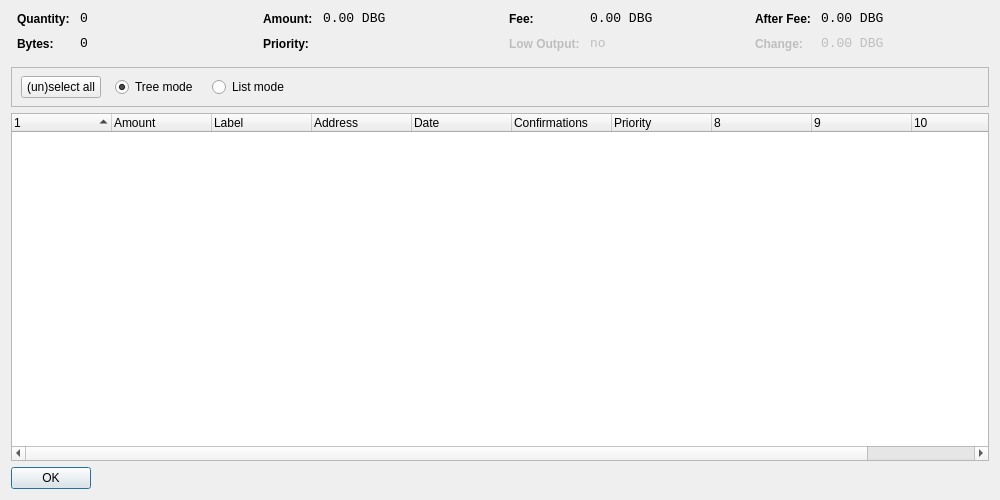
<?xml version="1.0" encoding="UTF-8"?>
<ui version="4.0">
 <class>CoinControlDialog</class>
 <widget class="QDialog" name="CoinControlDialog">
  <property name="geometry">
   <rect>
    <x>0</x>
    <y>0</y>
    <width>1000</width>
    <height>500</height>
   </rect>
  </property>
  <property name="windowTitle">
   <string>Coin Control</string>
  </property>
  <layout class="QVBoxLayout" name="verticalLayout">
   <item>
    <layout class="QHBoxLayout" name="horizontalLayoutTop" stretch="0,0,0,0">
     <property name="topMargin">
      <number>0</number>
     </property>
     <property name="bottomMargin">
      <number>10</number>
     </property>
     <item>
      <layout class="QFormLayout" name="formLayoutCoinControl1">
       <property name="horizontalSpacing">
        <number>10</number>
       </property>
       <property name="verticalSpacing">
        <number>10</number>
       </property>
       <property name="leftMargin">
        <number>6</number>
       </property>
       <property name="rightMargin">
        <number>6</number>
       </property>
       <item row="0" column="0">
        <widget class="QLabel" name="labelCoinControlQuantityText">
         <property name="styleSheet">
          <string notr="true">font-weight:bold;</string>
         </property>
         <property name="text">
          <string>Quantity:</string>
         </property>
        </widget>
       </item>
       <item row="0" column="1">
        <widget class="QLabel" name="labelCoinControlQuantity">
         <property name="font">
          <font>
           <family>Monospace</family>
           <pointsize>10</pointsize>
          </font>
         </property>
         <property name="cursor">
          <cursorShape>IBeamCursor</cursorShape>
         </property>
         <property name="contextMenuPolicy">
          <enum>Qt::ActionsContextMenu</enum>
         </property>
         <property name="text">
          <string notr="true">0</string>
         </property>
         <property name="textInteractionFlags">
          <set>Qt::LinksAccessibleByMouse|Qt::TextSelectableByKeyboard|Qt::TextSelectableByMouse</set>
         </property>
        </widget>
       </item>
       <item row="1" column="0">
        <widget class="QLabel" name="labelCoinControlBytesText">
         <property name="styleSheet">
          <string notr="true">font-weight:bold;</string>
         </property>
         <property name="text">
          <string>Bytes:</string>
         </property>
        </widget>
       </item>
       <item row="1" column="1">
        <widget class="QLabel" name="labelCoinControlBytes">
         <property name="font">
          <font>
           <family>Monospace</family>
           <pointsize>10</pointsize>
          </font>
         </property>
         <property name="cursor">
          <cursorShape>IBeamCursor</cursorShape>
         </property>
         <property name="contextMenuPolicy">
          <enum>Qt::ActionsContextMenu</enum>
         </property>
         <property name="text">
          <string notr="true">0</string>
         </property>
         <property name="textInteractionFlags">
          <set>Qt::LinksAccessibleByMouse|Qt::TextSelectableByKeyboard|Qt::TextSelectableByMouse</set>
         </property>
        </widget>
       </item>
      </layout>
     </item>
     <item>
      <layout class="QFormLayout" name="formLayoutCoinControl2">
       <property name="horizontalSpacing">
        <number>10</number>
       </property>
       <property name="verticalSpacing">
        <number>10</number>
       </property>
       <property name="leftMargin">
        <number>6</number>
       </property>
       <property name="rightMargin">
        <number>6</number>
       </property>
       <item row="0" column="0">
        <widget class="QLabel" name="labelCoinControlAmountText">
         <property name="styleSheet">
          <string notr="true">font-weight:bold;</string>
         </property>
         <property name="text">
          <string>Amount:</string>
         </property>
        </widget>
       </item>
       <item row="0" column="1">
        <widget class="QLabel" name="labelCoinControlAmount">
         <property name="font">
          <font>
           <family>Monospace</family>
           <pointsize>10</pointsize>
          </font>
         </property>
         <property name="cursor">
          <cursorShape>IBeamCursor</cursorShape>
         </property>
         <property name="contextMenuPolicy">
          <enum>Qt::ActionsContextMenu</enum>
         </property>
         <property name="text">
          <string notr="true">0.00 DBG</string>
         </property>
         <property name="textInteractionFlags">
          <set>Qt::LinksAccessibleByMouse|Qt::TextSelectableByKeyboard|Qt::TextSelectableByMouse</set>
         </property>
        </widget>
       </item>
       <item row="1" column="0">
        <widget class="QLabel" name="labelCoinControlPriorityText">
         <property name="styleSheet">
          <string notr="true">font-weight:bold;</string>
         </property>
         <property name="text">
          <string>Priority:</string>
         </property>
        </widget>
       </item>
       <item row="1" column="1">
        <widget class="QLabel" name="labelCoinControlPriority">
         <property name="font">
          <font>
           <family>Monospace</family>
           <pointsize>10</pointsize>
          </font>
         </property>
         <property name="cursor">
          <cursorShape>IBeamCursor</cursorShape>
         </property>
         <property name="contextMenuPolicy">
          <enum>Qt::ActionsContextMenu</enum>
         </property>
         <property name="text">
          <string/>
         </property>
         <property name="textInteractionFlags">
          <set>Qt::LinksAccessibleByMouse|Qt::TextSelectableByKeyboard|Qt::TextSelectableByMouse</set>
         </property>
        </widget>
       </item>
      </layout>
     </item>
     <item>
      <layout class="QFormLayout" name="formLayoutCoinControl3">
       <property name="horizontalSpacing">
        <number>10</number>
       </property>
       <property name="verticalSpacing">
        <number>10</number>
       </property>
       <property name="leftMargin">
        <number>6</number>
       </property>
       <property name="rightMargin">
        <number>6</number>
       </property>
       <item row="0" column="0">
        <widget class="QLabel" name="labelCoinControlFeeText">
         <property name="styleSheet">
          <string notr="true">font-weight:bold;</string>
         </property>
         <property name="text">
          <string>Fee:</string>
         </property>
        </widget>
       </item>
       <item row="0" column="1">
        <widget class="QLabel" name="labelCoinControlFee">
         <property name="font">
          <font>
           <family>Monospace</family>
           <pointsize>10</pointsize>
          </font>
         </property>
         <property name="cursor">
          <cursorShape>IBeamCursor</cursorShape>
         </property>
         <property name="contextMenuPolicy">
          <enum>Qt::ActionsContextMenu</enum>
         </property>
         <property name="text">
          <string notr="true">0.00 DBG</string>
         </property>
         <property name="textInteractionFlags">
          <set>Qt::LinksAccessibleByMouse|Qt::TextSelectableByKeyboard|Qt::TextSelectableByMouse</set>
         </property>
        </widget>
       </item>
       <item row="1" column="0">
        <widget class="QLabel" name="labelCoinControlLowOutputText">
         <property name="enabled">
          <bool>false</bool>
         </property>
         <property name="styleSheet">
          <string notr="true">font-weight:bold;</string>
         </property>
         <property name="text">
          <string>Low Output:</string>
         </property>
        </widget>
       </item>
       <item row="1" column="1">
        <widget class="QLabel" name="labelCoinControlLowOutput">
         <property name="enabled">
          <bool>false</bool>
         </property>
         <property name="font">
          <font>
           <family>Monospace</family>
           <pointsize>10</pointsize>
          </font>
         </property>
         <property name="cursor">
          <cursorShape>IBeamCursor</cursorShape>
         </property>
         <property name="contextMenuPolicy">
          <enum>Qt::ActionsContextMenu</enum>
         </property>
         <property name="text">
          <string notr="true">no</string>
         </property>
         <property name="textInteractionFlags">
          <set>Qt::LinksAccessibleByMouse|Qt::TextSelectableByKeyboard|Qt::TextSelectableByMouse</set>
         </property>
        </widget>
       </item>
      </layout>
     </item>
     <item>
      <layout class="QFormLayout" name="formLayoutCoinControl4">
       <property name="horizontalSpacing">
        <number>10</number>
       </property>
       <property name="verticalSpacing">
        <number>10</number>
       </property>
       <property name="leftMargin">
        <number>6</number>
       </property>
       <property name="rightMargin">
        <number>6</number>
       </property>
       <item row="0" column="0">
        <widget class="QLabel" name="labelCoinControlAfterFeeText">
         <property name="styleSheet">
          <string notr="true">font-weight:bold;</string>
         </property>
         <property name="text">
          <string>After Fee:</string>
         </property>
        </widget>
       </item>
       <item row="0" column="1">
        <widget class="QLabel" name="labelCoinControlAfterFee">
         <property name="font">
          <font>
           <family>Monospace</family>
           <pointsize>10</pointsize>
          </font>
         </property>
         <property name="cursor">
          <cursorShape>IBeamCursor</cursorShape>
         </property>
         <property name="contextMenuPolicy">
          <enum>Qt::ActionsContextMenu</enum>
         </property>
         <property name="text">
          <string notr="true">0.00 DBG</string>
         </property>
         <property name="textInteractionFlags">
          <set>Qt::LinksAccessibleByMouse|Qt::TextSelectableByKeyboard|Qt::TextSelectableByMouse</set>
         </property>
        </widget>
       </item>
       <item row="1" column="0">
        <widget class="QLabel" name="labelCoinControlChangeText">
         <property name="enabled">
          <bool>false</bool>
         </property>
         <property name="styleSheet">
          <string notr="true">font-weight:bold;</string>
         </property>
         <property name="text">
          <string>Change:</string>
         </property>
        </widget>
       </item>
       <item row="1" column="1">
        <widget class="QLabel" name="labelCoinControlChange">
         <property name="enabled">
          <bool>false</bool>
         </property>
         <property name="font">
          <font>
           <family>Monospace</family>
           <pointsize>10</pointsize>
          </font>
         </property>
         <property name="cursor">
          <cursorShape>IBeamCursor</cursorShape>
         </property>
         <property name="contextMenuPolicy">
          <enum>Qt::ActionsContextMenu</enum>
         </property>
         <property name="text">
          <string notr="true">0.00 DBG</string>
         </property>
         <property name="textInteractionFlags">
          <set>Qt::LinksAccessibleByMouse|Qt::TextSelectableByKeyboard|Qt::TextSelectableByMouse</set>
         </property>
        </widget>
       </item>
      </layout>
     </item>
    </layout>
   </item>
   <item>
    <widget class="QFrame" name="frame">
     <property name="minimumSize">
      <size>
       <width>0</width>
       <height>40</height>
      </size>
     </property>
     <property name="frameShape">
      <enum>QFrame::StyledPanel</enum>
     </property>
     <property name="frameShadow">
      <enum>QFrame::Sunken</enum>
     </property>
     <widget class="QWidget" name="horizontalLayoutWidget">
      <property name="geometry">
       <rect>
        <x>10</x>
        <y>0</y>
        <width>781</width>
        <height>41</height>
       </rect>
      </property>
      <layout class="QHBoxLayout" name="horizontalLayoutPanel" stretch="0,0,0,0,0">
       <property name="spacing">
        <number>14</number>
       </property>
       <item>
        <widget class="QPushButton" name="pushButtonSelectAll">
         <property name="sizePolicy">
          <sizepolicy hsizetype="Maximum" vsizetype="Fixed">
           <horstretch>0</horstretch>
           <verstretch>0</verstretch>
          </sizepolicy>
         </property>
         <property name="text">
          <string>(un)select all</string>
         </property>
        </widget>
       </item>
       <item>
        <widget class="QRadioButton" name="radioTreeMode">
         <property name="sizePolicy">
          <sizepolicy hsizetype="Maximum" vsizetype="Fixed">
           <horstretch>0</horstretch>
           <verstretch>0</verstretch>
          </sizepolicy>
         </property>
         <property name="text">
          <string>Tree mode</string>
         </property>
         <property name="checked">
          <bool>true</bool>
         </property>
        </widget>
       </item>
       <item>
        <widget class="QRadioButton" name="radioListMode">
         <property name="sizePolicy">
          <sizepolicy hsizetype="Maximum" vsizetype="Fixed">
           <horstretch>0</horstretch>
           <verstretch>0</verstretch>
          </sizepolicy>
         </property>
         <property name="text">
          <string>List mode</string>
         </property>
        </widget>
       </item>
       <item>
        <spacer name="horizontalSpacer">
         <property name="orientation">
          <enum>Qt::Horizontal</enum>
         </property>
         <property name="sizeHint" stdset="0">
          <size>
           <width>40</width>
           <height>20</height>
          </size>
         </property>
        </spacer>
       </item>
      </layout>
     </widget>
    </widget>
   </item>
   <item>
    <widget class="CoinControlTreeWidget" name="treeWidget">
     <property name="contextMenuPolicy">
      <enum>Qt::CustomContextMenu</enum>
     </property>
     <property name="sortingEnabled">
      <bool>false</bool>
     </property>
     <property name="columnCount">
      <number>11</number>
     </property>
     <attribute name="headerShowSortIndicator" stdset="0">
      <bool>true</bool>
     </attribute>
     <attribute name="headerStretchLastSection">
      <bool>false</bool>
     </attribute>
     <column>
      <property name="text">
       <string/>
      </property>
     </column>
     <column>
      <property name="text">
       <string>Amount</string>
      </property>
     </column>
     <column>
      <property name="text">
       <string>Label</string>
      </property>
     </column>
     <column>
      <property name="text">
       <string>Address</string>
      </property>
     </column>
     <column>
      <property name="text">
       <string>Date</string>
      </property>
     </column>
     <column>
      <property name="text">
       <string>Confirmations</string>
      </property>
      <property name="toolTip">
       <string>Confirmed</string>
      </property>
     </column>
     <column>
      <property name="text">
       <string>Priority</string>
      </property>
     </column>
     <column>
      <property name="text">
       <string/>
      </property>
     </column>
     <column>
      <property name="text">
       <string/>
      </property>
     </column>
     <column>
      <property name="text">
       <string/>
      </property>
     </column>
     <column>
      <property name="text">
       <string/>
      </property>
     </column>
    </widget>
   </item>
   <item>
    <widget class="QDialogButtonBox" name="buttonBox">
     <property name="sizePolicy">
      <sizepolicy hsizetype="Maximum" vsizetype="Fixed">
       <horstretch>0</horstretch>
       <verstretch>0</verstretch>
      </sizepolicy>
     </property>
     <property name="orientation">
      <enum>Qt::Horizontal</enum>
     </property>
     <property name="standardButtons">
      <set>QDialogButtonBox::Ok</set>
     </property>
    </widget>
   </item>
  </layout>
 </widget>
 <customwidgets>
  <customwidget>
   <class>CoinControlTreeWidget</class>
   <extends>QTreeWidget</extends>
   <header>coincontroltreewidget.h</header>
  </customwidget>
 </customwidgets>
 <resources/>
 <connections/>
</ui>
